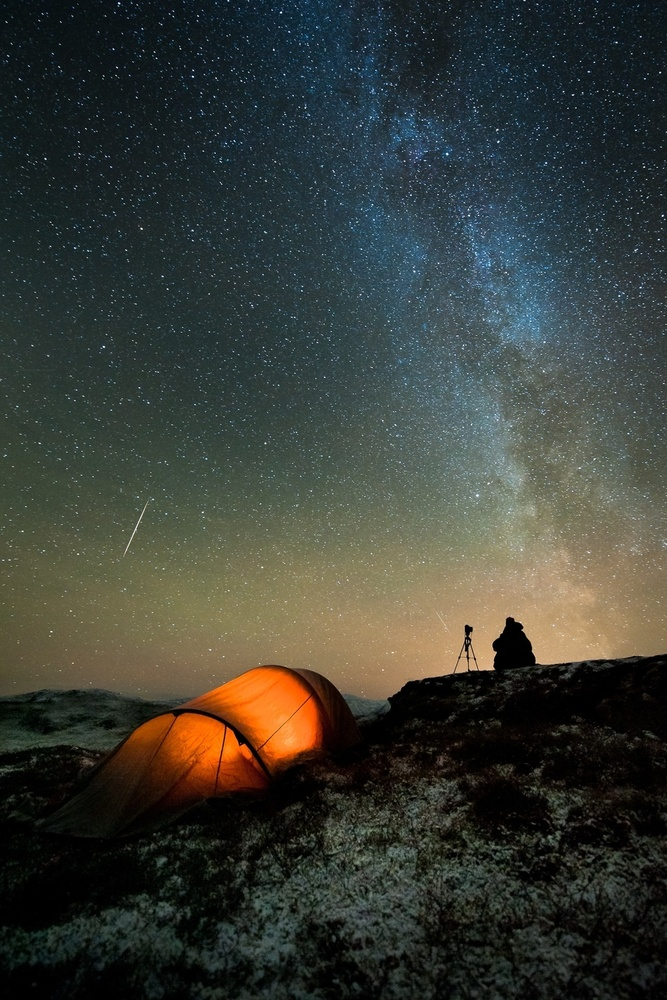
#> input picture opencv-track-master/image.jpg, 667 x 1000 px, shrunk from 990 x 1485 before the run
$ python proper_rotation.py
#> lines starting #> are read from the running program, lines starting #| are printed output that depends on the picture
import cv2
import numpy as np

img = cv2.imread('../image.jpg')
#> img is the input picture: shape (1000, 667, 3); mean B, G, R 53.4, 60.3, 56.8
num_rows, num_cols = img.shape[:2]
#> num_rows = 1000; num_cols = 667

translation_matrix = np.float32(
    [[1, 0, int(0.5*num_cols)], [0, 1, int(0.5*num_rows)]])
#> translation_matrix = [[1, 0, 333], [0, 1, 500]]
rotation_matrix = cv2.getRotationMatrix2D((num_cols, num_rows), 30, 1)

img_translation = cv2.warpAffine(
    img, translation_matrix, (2*num_cols, 2*num_rows))
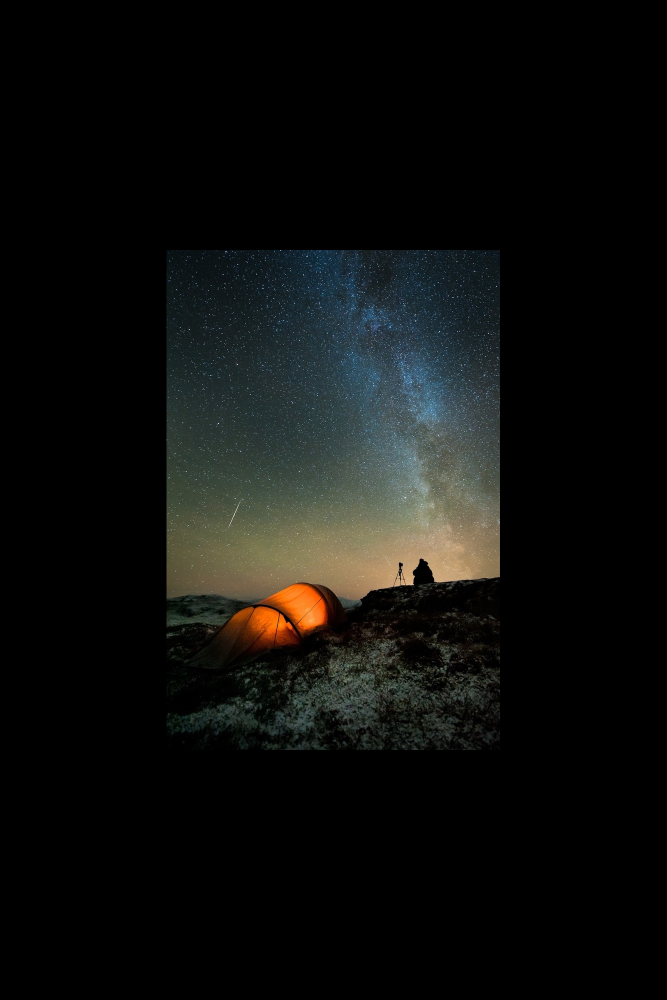
#> img_translation: shape (2000, 1334, 3) (shown at 1/2 size); mean B, G, R 13.4, 15.1, 14.2
img_rotation = cv2.warpAffine(
    img_translation, rotation_matrix, (num_cols*2, num_rows*2))
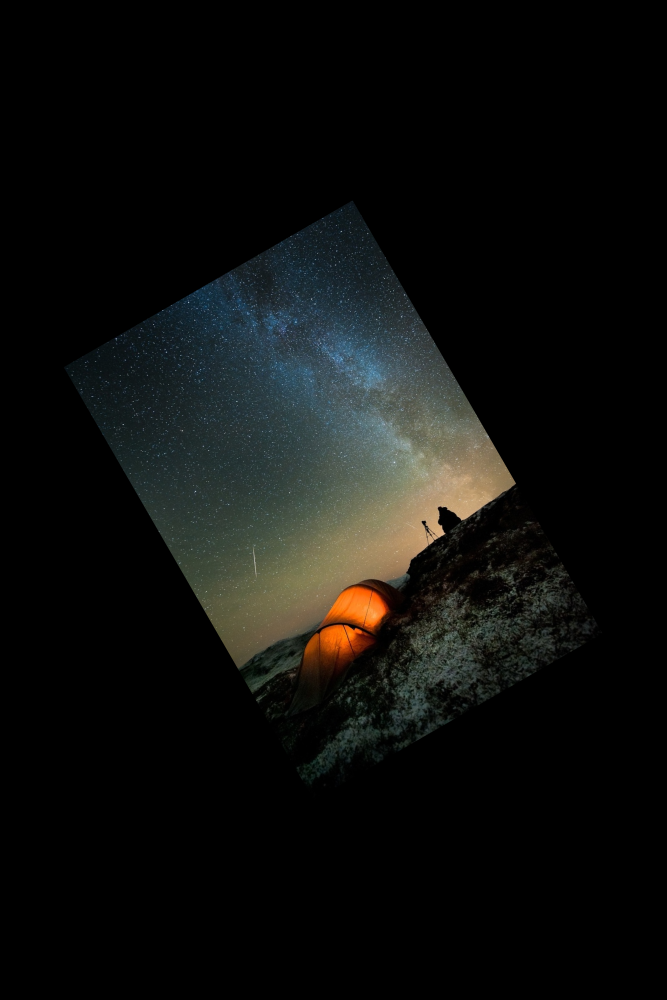
#> img_rotation: shape (2000, 1334, 3) (shown at 1/2 size); mean B, G, R 13.4, 15.1, 14.2

cv2.imshow('Rotation', img_rotation)
cv2.waitKey()

$ run again, with opencv-track-master/tree.jpg copied over opencv-track-master/image.jpg
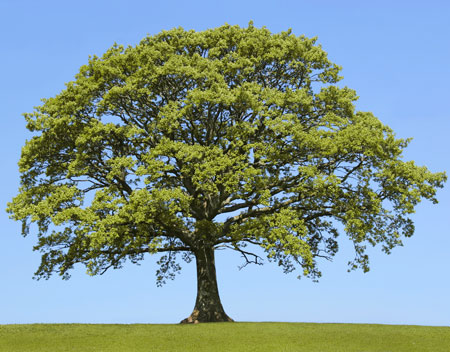
#> input picture opencv-track-master/tree.jpg, 450 x 352 px
#> img is the input picture: shape (352, 450, 3); mean B, G, R 146.2, 150.8, 128.7
#> `img_translation = cv2.warpAffine( img, translation_matrix, (2*num_cols..`:
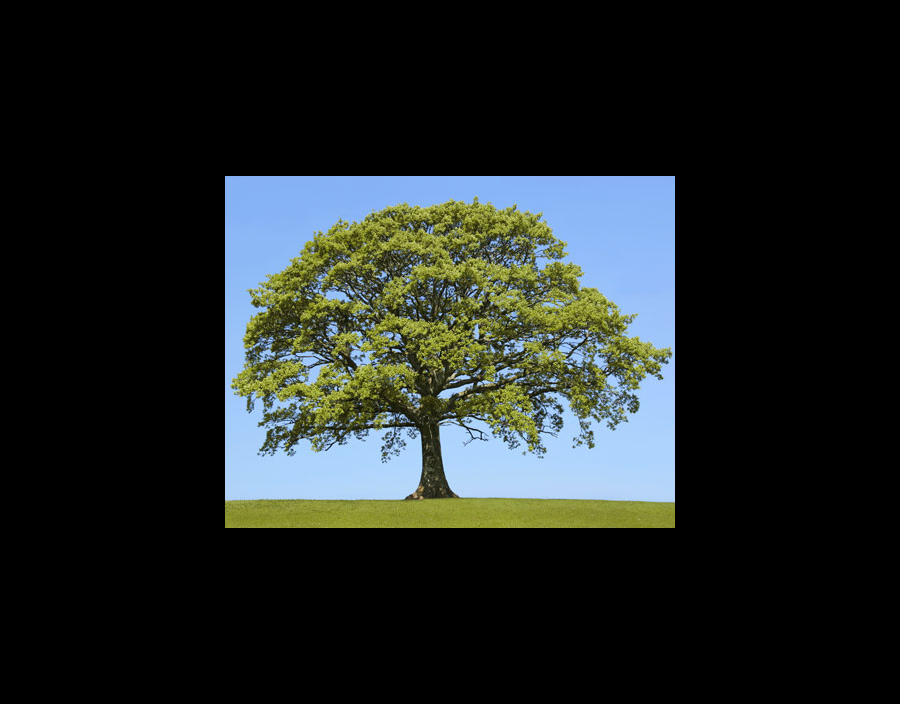
#> img_translation: shape (704, 900, 3); mean B, G, R 36.6, 37.7, 32.2
#> `img_rotation = cv2.warpAffine( img_translation, rotation_matrix, (num_..`:
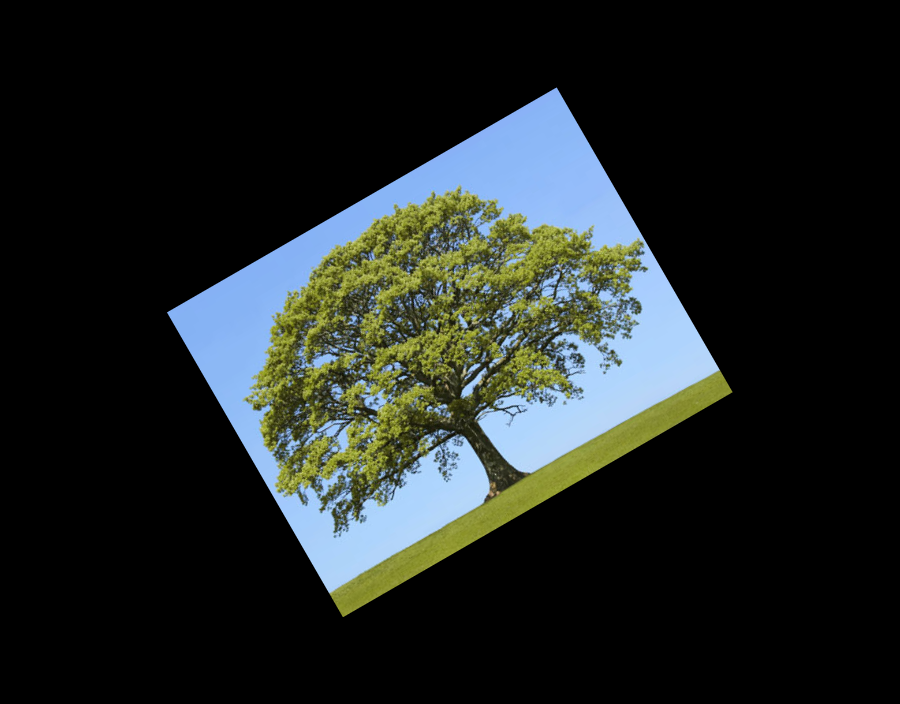
#> img_rotation: shape (704, 900, 3); mean B, G, R 36.6, 37.7, 32.2
